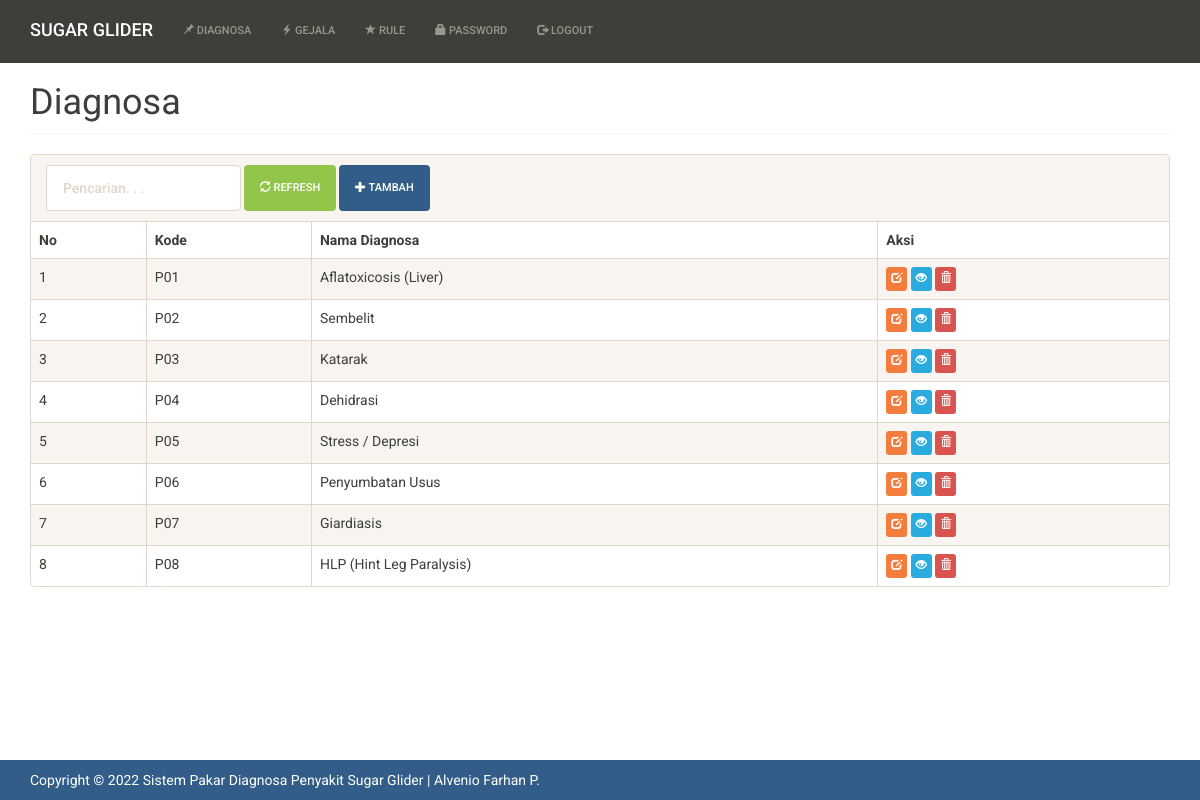
The page /index.php?m=diagnosa (signed in) on the database its author committed.
### tables this page shows
CREATE TABLE `tb_diagnosa` (
  `kode_diagnosa` varchar(16) NOT NULL,
  `nama_diagnosa` varchar(255) DEFAULT NULL,
  `detail` text DEFAULT NULL,
  `solusi` text DEFAULT NULL
);

### functions.php (called while the page is built, shortened)
<?php
include 'config.php';
include 'includes/db.php';
$db = new DB($config['server'], $config['username'], $config['password'], $config['database_name']);
$mod = $_GET['m'];
function esc_field($str)
{
    return addslashes($str);
}

### config.php (called while the page is built)
<?php
$config["server"] = 'localhost';
$config["username"] = 'root';
$config["password"] = '';
$config["database_name"] = 'sugarglider';

### includes/db.php (called while the page is built, shortened)
<?php
class DB{
    var $conn = null;
    public function __construct($host, $username, $passwd, $dbname){
        $this->conn = mysqli_connect($host, $username, $passwd, $dbname);
    }
    public function query($sql){
        $query = mysqli_query($this->conn, $sql) or die('<pre>Error mysqli_query: ' . mysqli_error($this->conn) . '<br />' . $sql . '</pre>');
        return $query;
    }
    public function get_results($sql){
        $query = $this->query($sql);
        $arr = array();
        while($row = mysqli_fetch_object($query)){
            $arr[] = $row;
        }
        return $arr;
    }
}

### diagnosa.php (the view, shortened to what this page needs)
<div class="page-header">
    <h1>Diagnosa</h1>
</div>
<div class="panel panel-default">
    <div class="panel-heading">
        <form class="form-inline">
            <div class="form-group">
                <input class="form-control" type="text" placeholder="Pencarian. . ." name="q" value="<?=$_GET['q']?>" />
            </div>
            <div class="form-group">
                <button class="btn btn-success"><span class="glyphicon glyphicon-refresh"></span> Refresh</button>
            </div>
            <div class="form-group">
                <a class="btn btn-primary" href="?m=diagnosa_tambah"><span class="glyphicon glyphicon-plus"></span> Tambah</a>
            </div>
        </form>
    </div>
    <div class="table-responsive">
        <table class="table table-bordered table-hover table-striped">
            <thead>
                <tr class="nw">
                    <th>No</th>
                    <th>Kode</th>
                    <th>Nama Diagnosa</th>
                    <th>Aksi</th>
                </tr>
            </thead>
            <?php
            $q = esc_field($_GET['q']);
            $rows = $db->get_results("SELECT * FROM tb_diagnosa
                WHERE kode_diagnosa LIKE '%$q%' OR nama_diagnosa LIKE '%$q%' OR detail LIKE '%$q%'
                ORDER BY kode_diagnosa LIMIT 8");
            $no=0;
            foreach($rows as $row):?>
            <tr>
                <td><?=++$no ?></td>
                <td><?=$row->kode_diagnosa?></td>
                <td><?=$row->nama_diagnosa?></td>
                <td class="nw">
                    <a class="btn btn-xs btn-warning" href="?m=diagnosa_ubah&ID=<?=$row->kode_diagnosa?>"><span class="glyphicon glyphicon-edit"></span></a>
                    <a class="btn btn-xs btn-info" href="?m=diagnosa_detail&ID=<?=$row->kode_diagnosa?>"><span class="glyphicon glyphicon-eye-open"></span></a>
                    <a class="btn btn-xs btn-danger" href="aksi.php?act=diagnosa_hapus&ID=<?=$row->kode_diagnosa?>" onclick="return confirm('Apakah Anda Ingin Menghapus Diagnosa Ini?')"><span class="glyphicon glyphicon-trash"></span></a>
                </td>
            </tr>
            <?php endforeach;?>
        </table>
    </div>
</div>

### index.php (shortened to what this page needs)
<?php
include'functions.php';
?>
<!DOCTYPE html>
<html lang="en">
  <head>
	<link href="assets/css/sandstone-bootstrap.min.css" rel="stylesheet"/>
	<link href="assets/css/general.css" rel="stylesheet"/>
  </head>
  <body>
	<nav class="navbar navbar-default navbar-static-top">
	  <div class="container">
			<div id="navbar" class="navbar-collapse collapse">
			  <ul class="nav navbar-nav">
				<?php if($_SESSION['login']):?>
				<a class="navbar-brand" href="?m=dashboard">Sugar Glider</a>
				<li><a href="?m=diagnosa"><span class="glyphicon glyphicon-pushpin"></span> Diagnosa</a></li>
				<li><a href="?m=gejala"><span class="glyphicon glyphicon-flash"></span> Gejala</a></li>
				<li><a href="?m=rule"><span class="glyphicon glyphicon-star"></span> Rule</a></li>
				<li><a href="?m=password"><span class="glyphicon glyphicon-lock"></span> Password</a></li>
				<li><a href="aksi.php?act=logout"><span class="glyphicon glyphicon-log-out"></span> Logout</a></li>
				<?php endif?>
			  </ul>
			</div>
		</div>
	</nav>
	<div class="container">
	<?php
		if(file_exists($mod.'.php'))
			include $mod.'.php';
		else
			include 'home.php';
	?>
	</div>
	<footer class="footer bg-primary">
	  <div class="container">
			<p>Copyright &copy; <?=date('Y')?> Sistem Pakar Diagnosa Penyakit Sugar Glider | Alvenio Farhan P.</p>
	  </div>
	</footer>
	</body>
</html>

### assets/css/general.css (style rules this page uses)
html { position: relative; min-height: 100%; }
body { margin-bottom: 70px; }
.footer { position: absolute; bottom: 0; width: 100%; height: 40px; }
.footer .container p { margin: 10px 0; }
.nw { white-space: nowrap; }
.page-header { margin-top: 0; padding-bottom: 0; }
.page-header h1 { margin-top: 0; }

### rows shown on the page
tb_diagnosa: kode_diagnosa "P01", nama_diagnosa "Aflatoxicosis (Liver)"
tb_diagnosa: kode_diagnosa "P02", nama_diagnosa "Sembelit"
tb_diagnosa: kode_diagnosa "P03", nama_diagnosa "Katarak"
tb_diagnosa: kode_diagnosa "P04", nama_diagnosa "Dehidrasi"
tb_diagnosa: kode_diagnosa "P05", nama_diagnosa "Stress / Depresi"
tb_diagnosa: kode_diagnosa "P06", nama_diagnosa "Penyumbatan Usus"
tb_diagnosa: kode_diagnosa "P07", nama_diagnosa "Giardiasis"
tb_diagnosa: kode_diagnosa "P08", nama_diagnosa "HLP (Hint Leg Paralysis)"
